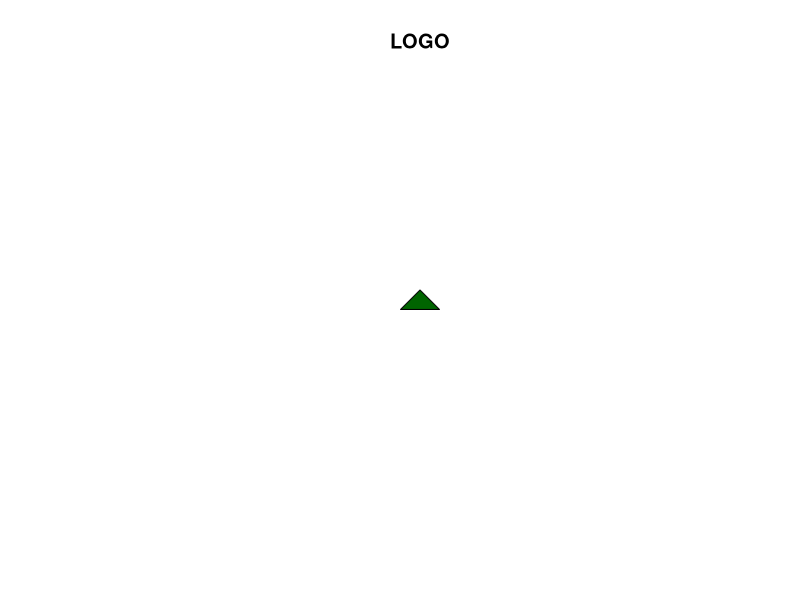
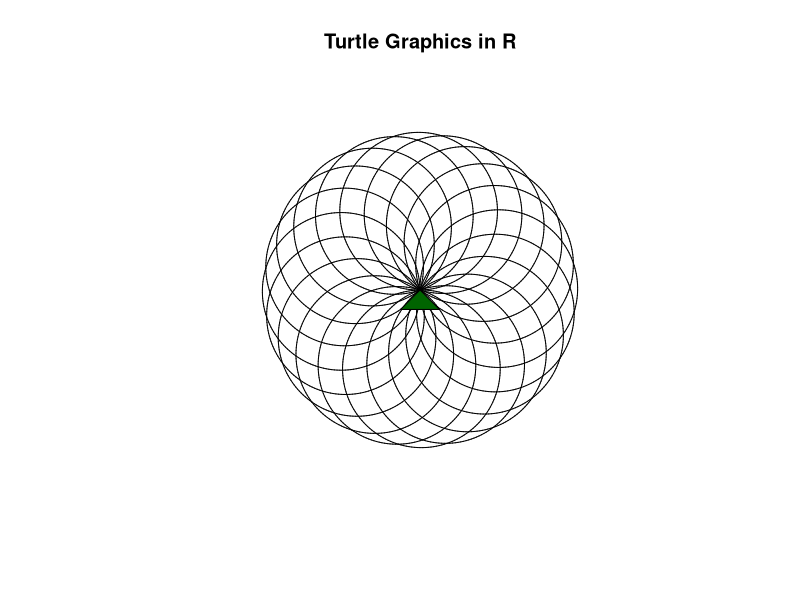

These figures' R source, in order:
## ---- chunk 1
turtle <- new.env()
init_turtle <- function(xlim = c(-70, 70), ylim = c(-70, 70)) {
  turtle$position <- c(0, 0)
  turtle$heading <- 90  
  turtle$pen <- TRUE
  turtle$visible <- TRUE
  turtle$history <- list()
  turtle$xlim <- xlim
  turtle$ylim <- ylim
  
  # Initialize the plot
  plot(NA, xlim = xlim, ylim = ylim, type = "n", asp = 1,
       xlab = "", ylab = "", axes = FALSE, main = "LOGO")
  
  
  draw_turtle()
}

draw_turtle <- function() {
  if (!turtle$visible) return()
  
  # access current state
  x <- turtle$position[1]
  y <- turtle$position[2]
  angle <- turtle$heading
  
  # turtle shape size
  size <- 10  # Size of the turtle
  radians <- function(deg) deg * pi / 180
  
  # calculate shape points
  p1 <- c(x, y)
  p2 <- c(x + size * cos(radians(angle - 135)),
          y + size * sin(radians(angle - 135)))
  p3 <- c(x + size * cos(radians(angle + 135)),
          y + size * sin(radians(angle + 135)))
  
  # draw triangle
  polygon(x = c(p1[1], p2[1], p3[1]), y = c(p1[2], p2[2], p3[2]),
          col = "darkgreen", border = "black")
}

redraw <- function() {
  plot(NA, xlim = turtle$xlim, ylim = turtle$ylim, type = "n", asp = 1,
       xlab = "", ylab = "", axes = FALSE, main = "Turtle Graphics in R")
  
  if (length(turtle$history) > 0) {
    segments(
      x0 = sapply(turtle$history, `[`, 1),
      y0 = sapply(turtle$history, `[`, 2),
      x1 = sapply(turtle$history, `[`, 3),
      y1 = sapply(turtle$history, `[`, 4)
    )
  }
  
  draw_turtle()
}

## ---- chunk 2
move_turtle <- function(steps, redraw = TRUE) {
  x0 <- turtle$position[1]
  y0 <- turtle$position[2]
  angle_rad <- turtle$heading * pi / 180
  
  x1 <- x0 + steps * cos(angle_rad)
  y1 <- y0 + steps * sin(angle_rad)
  
  if (turtle$pen) {
    turtle$history[[length(turtle$history) + 1]] <- c(x0, y0, x1, y1)
  }
  
  turtle$position <- c(x1, y1)
  
  if (redraw) redraw()
}

fd <- function(steps, redraw = TRUE) move_turtle(steps, redraw = redraw)
bk <- function(steps, redraw = TRUE) move_turtle(-steps, redraw = redraw)



lt <- function(degrees, redraw = TRUE) {
  turtle$heading <- (turtle$heading + degrees) %% 360
  if (redraw) redraw()
}

rt <- function(degrees, redraw = TRUE) {
  turtle$heading <- (turtle$heading - degrees) %% 360
  if (redraw) redraw()
}
## ---- chunk 3
init_turtle()
for (i in 1:20){
  for (j in 1:180) {
    fd(1, redraw = FALSE)
    rt(2, redraw = FALSE)
  }
  rt(18, redraw = FALSE)
}
redraw()
## ---- chunk 4
home <- function() {
  x0 <- turtle$position[1]
  y0 <- turtle$position[2]
  x1 <- 0
  y1 <- 0
  
  if (turtle$pen) {
    turtle$history[[length(turtle$history) + 1]] <- c(x0, y0, x1, y1)
  }
  turtle$position <- c(x1, y1)
  
  redraw()
}

clearscreen <- function() {
  
  turtle$history <- list()
  
  turtle$position <- turtle$home
  turtle$heading <- 90
  
  redraw()
}
